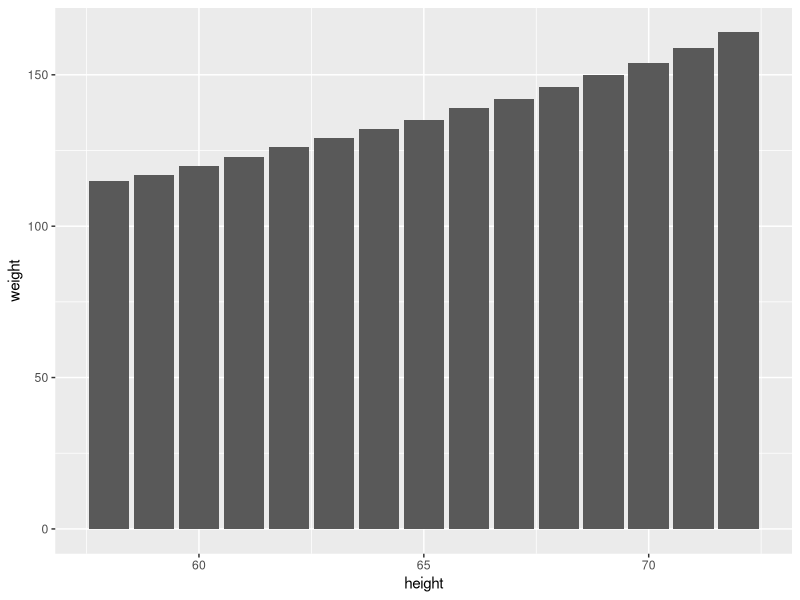
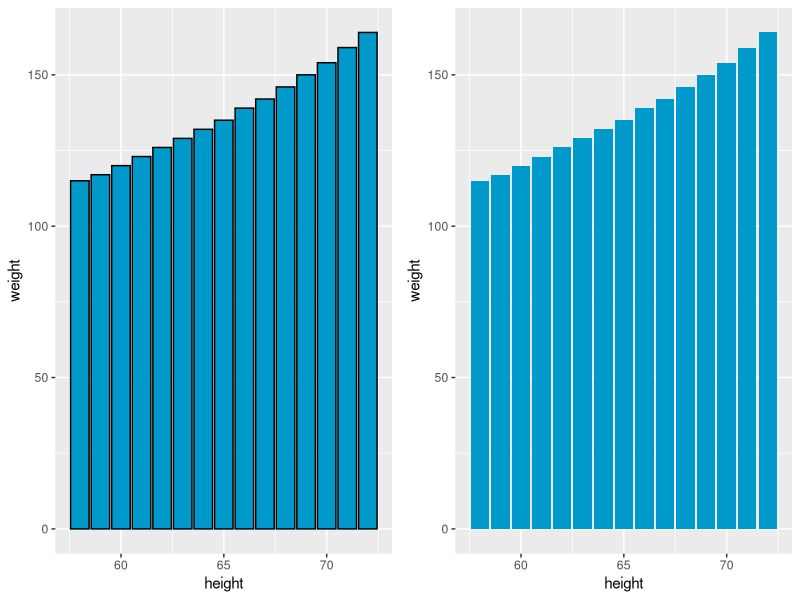
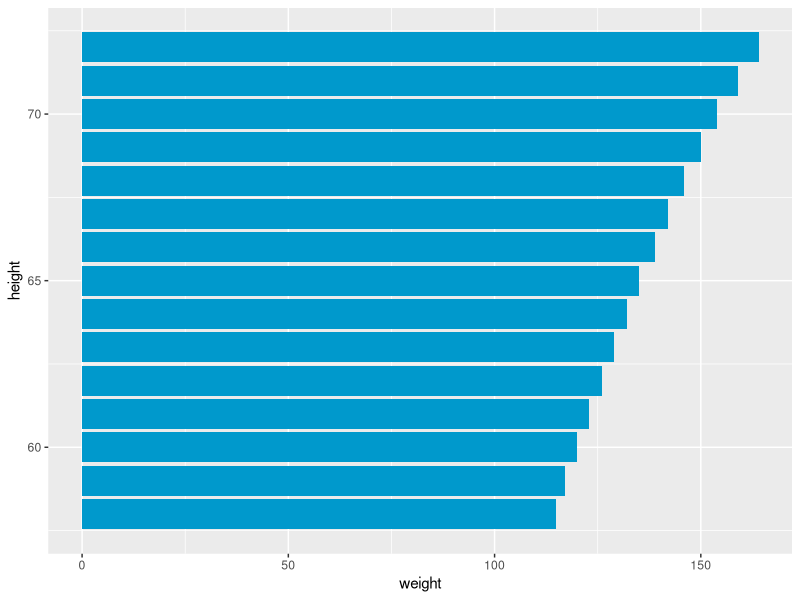

Source code (R) for these figures, in order:
## ---- chunk 1
library(ggplot2)
library(datasets)
## ---- chunk 2
datasets::women

## ---- chunk 3
ggplot(data = women, aes(x = height, y = weight)) + # aes określa m.in. osie x i y, co i gdzie ma się rysować
  geom_bar(stat = 'identity') # określenie rodzaju wykresu. w tym przypadku jest to wykres słupkowy
## ---- chunk 4
a <- ggplot(data = women, aes(x = height, y = weight)) +
  geom_bar(color = 'black', # obwoluta słupków
           fill = '#0099cc',  # wypełnienie słupków 
           stat = 'identity') 
b <- ggplot(data = women, aes(x = height, y = weight)) +
  geom_bar(fill = '#0099cc',  # samo wypełnienie słupków 
           stat = 'identity') 
gridExtra::grid.arrange(a, b , ncol = 2)
## ---- chunk 5
b +
  coord_flip()
